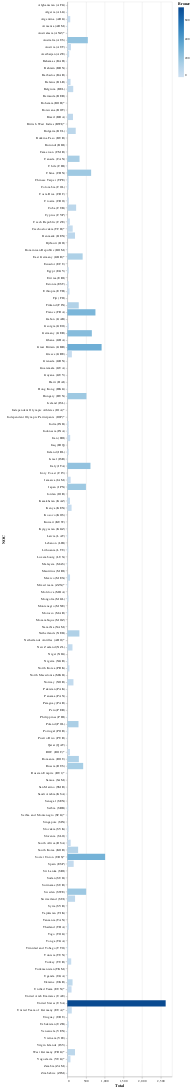

The notebook cell saved with this chart:
### Code cell
barchart = alt.Chart(df).mark_bar().encode(
    x='Total:Q',
    y='NOC'
)

barchart.encode(color='Gold')

### Figure 1 — Vega-Lite specification as saved in the notebook (floating-point values rounded to 4 significant figures; data arrays with more than 128 entries replaced by an {"elided": "..."} marker saying what was removed)
{"config": {"view": {"continuousWidth": 300, "continuousHeight": 300}}, "data": {"name": "data-08634f32f4db4ff9cd470dcd68552dc1"}, "mark": {"type": "bar"}, "encoding": {"color": {"field": "Bronze", "type": "quantitative"}, "x": {"field": "Total", "type": "quantitative"}, "y": {"field": "NOC", "type": "nominal"}}, "$schema": "https://vega.github.io/schema/vega-lite/v5.17.0.json", "datasets": {"data-08634f32f4db4ff9cd470dcd68552dc1": {"elided": "154 records"}}}
